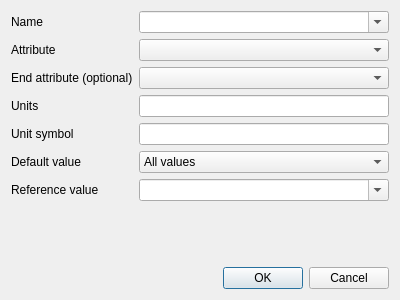
<?xml version="1.0" encoding="UTF-8"?>
<ui version="4.0">
 <class>QgsWmsDimensionDialogBase</class>
 <widget class="QDialog" name="QgsWmsDimensionDialogBase">
  <property name="geometry">
   <rect>
    <x>0</x>
    <y>0</y>
    <width>400</width>
    <height>300</height>
   </rect>
  </property>
  <property name="windowTitle">
   <string>Add WMS Dimension</string>
  </property>
  <layout class="QGridLayout" name="gridLayout">
   <item row="4" column="1">
    <widget class="QLineEdit" name="mUnitSymbolLineEdit"/>
   </item>
   <item row="3" column="1">
    <widget class="QLineEdit" name="mUnitsLineEdit"/>
   </item>
   <item row="0" column="1">
    <widget class="QComboBox" name="mNameComboBox">
     <property name="editable">
      <bool>true</bool>
     </property>
    </widget>
   </item>
   <item row="1" column="1">
    <widget class="QgsFieldComboBox" name="mFieldComboBox"/>
   </item>
   <item row="7" column="0">
    <spacer name="verticalSpacer">
     <property name="orientation">
      <enum>Qt::Vertical</enum>
     </property>
     <property name="sizeHint" stdset="0">
      <size>
       <width>20</width>
       <height>40</height>
      </size>
     </property>
    </spacer>
   </item>
   <item row="1" column="0">
    <widget class="QLabel" name="mFieldLabel">
     <property name="text">
      <string>Attribute</string>
     </property>
    </widget>
   </item>
   <item row="0" column="0">
    <widget class="QLabel" name="mNameLabel">
     <property name="text">
      <string>Name</string>
     </property>
    </widget>
   </item>
   <item row="2" column="0">
    <widget class="QLabel" name="mEndFiledLabel">
     <property name="text">
      <string>End attribute (optional)</string>
     </property>
    </widget>
   </item>
   <item row="2" column="1">
    <widget class="QgsFieldComboBox" name="mEndFieldComboBox"/>
   </item>
   <item row="4" column="0">
    <widget class="QLabel" name="mUnitSymbolLabel">
     <property name="text">
      <string>Unit symbol</string>
     </property>
    </widget>
   </item>
   <item row="3" column="0">
    <widget class="QLabel" name="mUnitsLabel">
     <property name="enabled">
      <bool>true</bool>
     </property>
     <property name="text">
      <string>Units</string>
     </property>
    </widget>
   </item>
   <item row="5" column="0">
    <widget class="QLabel" name="mDefaultValueLabel">
     <property name="text">
      <string>Default value</string>
     </property>
    </widget>
   </item>
   <item row="6" column="0">
    <widget class="QLabel" name="mReferenceValueLabel">
     <property name="text">
      <string>Reference value</string>
     </property>
    </widget>
   </item>
   <item row="5" column="1">
    <widget class="QComboBox" name="mDefaultValueComboBox">
     <item>
      <property name="text">
       <string>All values</string>
      </property>
     </item>
     <item>
      <property name="text">
       <string>Min value</string>
      </property>
     </item>
     <item>
      <property name="text">
       <string>Max value</string>
      </property>
     </item>
     <item>
      <property name="text">
       <string>Reference value</string>
      </property>
     </item>
    </widget>
   </item>
   <item row="6" column="1">
    <widget class="QComboBox" name="mReferenceValueComboBox">
     <property name="editable">
      <bool>true</bool>
     </property>
    </widget>
   </item>
   <item row="8" column="0" colspan="2">
    <widget class="QDialogButtonBox" name="buttonBox">
     <property name="orientation">
      <enum>Qt::Horizontal</enum>
     </property>
     <property name="standardButtons">
      <set>QDialogButtonBox::Cancel|QDialogButtonBox::Ok</set>
     </property>
    </widget>
   </item>
  </layout>
 </widget>
 <customwidgets>
  <customwidget>
   <class>QgsFieldComboBox</class>
   <extends>QComboBox</extends>
   <header>qgsfieldcombobox.h</header>
  </customwidget>
 </customwidgets>
 <resources/>
 <connections>
  <connection>
   <sender>buttonBox</sender>
   <signal>accepted()</signal>
   <receiver>QgsWmsDimensionDialogBase</receiver>
   <slot>accept()</slot>
   <hints>
    <hint type="sourcelabel">
     <x>248</x>
     <y>254</y>
    </hint>
    <hint type="destinationlabel">
     <x>157</x>
     <y>274</y>
    </hint>
   </hints>
  </connection>
  <connection>
   <sender>buttonBox</sender>
   <signal>rejected()</signal>
   <receiver>QgsWmsDimensionDialogBase</receiver>
   <slot>reject()</slot>
   <hints>
    <hint type="sourcelabel">
     <x>316</x>
     <y>260</y>
    </hint>
    <hint type="destinationlabel">
     <x>286</x>
     <y>274</y>
    </hint>
   </hints>
  </connection>
 </connections>
</ui>
